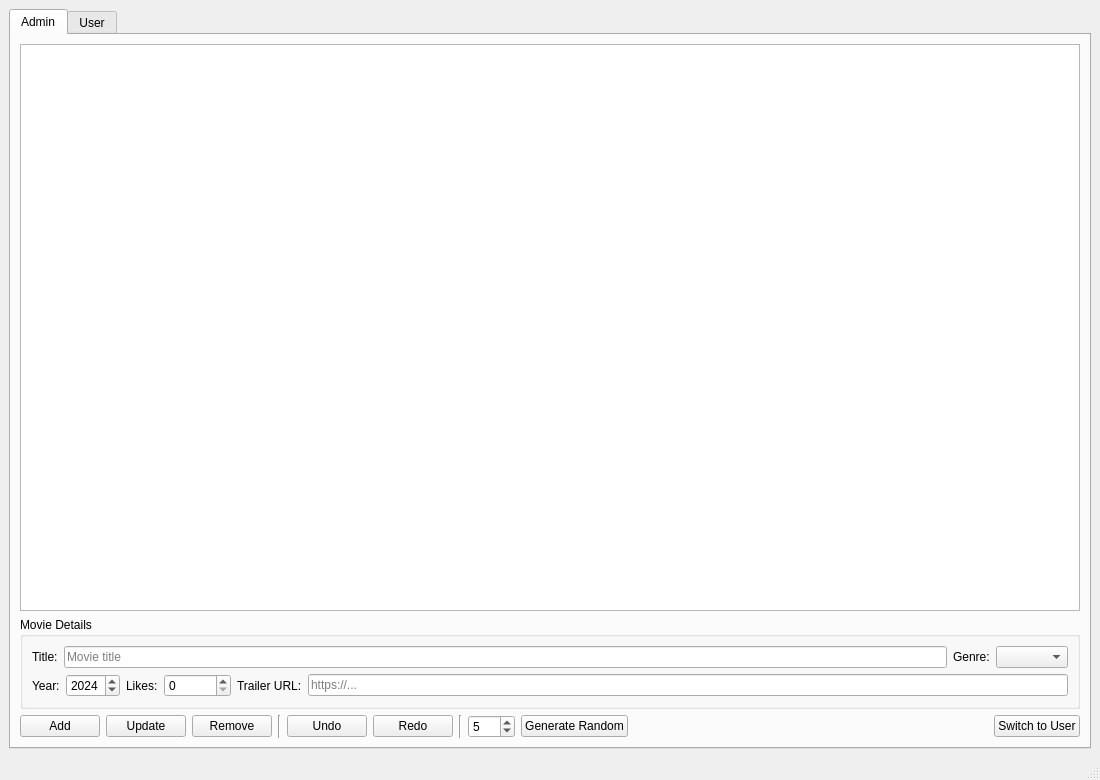
<?xml version="1.0" encoding="UTF-8"?>
<ui version="4.0">
 <class>MainWindow</class>
 <widget class="QMainWindow" name="MainWindow">
  <property name="geometry">
   <rect>
    <x>0</x>
    <y>0</y>
    <width>1100</width>
    <height>780</height>
   </rect>
  </property>
  <property name="windowTitle">
   <string>Movies Manager</string>
  </property>
  <widget class="QWidget" name="centralwidget">
   <layout class="QVBoxLayout" name="centralLayout">
    <item>
     <widget class="QTabWidget" name="tabWidget">

      <!-- ======= ADMIN TAB ======= -->
      <widget class="QWidget" name="adminTab">
       <attribute name="title">
        <string>Admin</string>
       </attribute>
       <layout class="QVBoxLayout" name="adminLayout">
        <item>
         <widget class="QTableWidget" name="moviesTable"/>
        </item>
        <item>
         <widget class="QGroupBox" name="formGroup">
          <property name="title">
           <string>Movie Details</string>
          </property>
          <layout class="QVBoxLayout" name="formGroupLayout">
           <item>
            <layout class="QHBoxLayout" name="formRow1">
             <item>
              <widget class="QLabel" name="titleLabel">
               <property name="text">
                <string>Title:</string>
               </property>
              </widget>
             </item>
             <item>
              <widget class="QLineEdit" name="titleEdit">
               <property name="placeholderText">
                <string>Movie title</string>
               </property>
              </widget>
             </item>
             <item>
              <widget class="QLabel" name="genreLabel">
               <property name="text">
                <string>Genre:</string>
               </property>
              </widget>
             </item>
             <item>
              <widget class="QComboBox" name="genreCombo">
               <property name="minimumWidth">
                <number>140</number>
               </property>
              </widget>
             </item>
            </layout>
           </item>
           <item>
            <layout class="QHBoxLayout" name="formRow2">
             <item>
              <widget class="QLabel" name="yearLabel">
               <property name="text">
                <string>Year:</string>
               </property>
              </widget>
             </item>
             <item>
              <widget class="QSpinBox" name="yearSpin">
               <property name="minimum">
                <number>1888</number>
               </property>
               <property name="maximum">
                <number>2100</number>
               </property>
               <property name="value">
                <number>2024</number>
               </property>
              </widget>
             </item>
             <item>
              <widget class="QLabel" name="likesLabel">
               <property name="text">
                <string>Likes:</string>
               </property>
              </widget>
             </item>
             <item>
              <widget class="QSpinBox" name="likesSpin">
               <property name="maximum">
                <number>9999999</number>
               </property>
              </widget>
             </item>
             <item>
              <widget class="QLabel" name="trailerLabel">
               <property name="text">
                <string>Trailer URL:</string>
               </property>
              </widget>
             </item>
             <item>
              <widget class="QLineEdit" name="trailerEdit">
               <property name="placeholderText">
                <string>https://...</string>
               </property>
              </widget>
             </item>
            </layout>
           </item>
          </layout>
         </widget>
        </item>
        <item>
         <layout class="QHBoxLayout" name="adminButtonsLayout">
          <item>
           <widget class="QPushButton" name="addButton">
            <property name="text">
             <string>Add</string>
            </property>
           </widget>
          </item>
          <item>
           <widget class="QPushButton" name="updateButton">
            <property name="text">
             <string>Update</string>
            </property>
           </widget>
          </item>
          <item>
           <widget class="QPushButton" name="removeButton">
            <property name="text">
             <string>Remove</string>
            </property>
           </widget>
          </item>
          <item>
           <widget class="QFrame" name="vLine1">
            <property name="frameShape">
             <enum>QFrame::VLine</enum>
            </property>
            <property name="frameShadow">
             <enum>QFrame::Sunken</enum>
            </property>
           </widget>
          </item>
          <item>
           <widget class="QPushButton" name="undoButton">
            <property name="text">
             <string>Undo</string>
            </property>
           </widget>
          </item>
          <item>
           <widget class="QPushButton" name="redoButton">
            <property name="text">
             <string>Redo</string>
            </property>
           </widget>
          </item>
          <item>
           <widget class="QFrame" name="vLine2">
            <property name="frameShape">
             <enum>QFrame::VLine</enum>
            </property>
            <property name="frameShadow">
             <enum>QFrame::Sunken</enum>
            </property>
           </widget>
          </item>
          <item>
           <widget class="QSpinBox" name="generateNSpin">
            <property name="minimum">
             <number>1</number>
            </property>
            <property name="maximum">
             <number>100</number>
            </property>
            <property name="value">
             <number>5</number>
            </property>
           </widget>
          </item>
          <item>
           <widget class="QPushButton" name="generateButton">
            <property name="text">
             <string>Generate Random</string>
            </property>
           </widget>
          </item>
          <item>
           <spacer name="adminBtnSpacer">
            <property name="orientation">
             <enum>Qt::Horizontal</enum>
            </property>
            <property name="sizeHint" stdset="0">
             <size>
              <width>40</width>
              <height>20</height>
             </size>
            </property>
           </spacer>
          </item>
          <item>
           <widget class="QPushButton" name="switchToUserButton">
            <property name="text">
             <string>Switch to User</string>
            </property>
           </widget>
          </item>
         </layout>
        </item>
       </layout>
      </widget>

      <!-- ======= USER TAB ======= -->
      <widget class="QWidget" name="userTab">
       <attribute name="title">
        <string>User</string>
       </attribute>
       <layout class="QVBoxLayout" name="userLayout">
        <item>
         <widget class="QGroupBox" name="filterGroup">
          <property name="title">
           <string>Filter</string>
          </property>
          <layout class="QHBoxLayout" name="filterLayout">
           <item>
            <widget class="QLabel" name="filterGenreLabel">
             <property name="text">
              <string>Genre:</string>
             </property>
            </widget>
           </item>
           <item>
            <widget class="QComboBox" name="filterGenreCombo">
             <property name="minimumWidth">
              <number>140</number>
             </property>
            </widget>
           </item>
           <item>
            <widget class="QLabel" name="filterYearLabel">
             <property name="text">
              <string>Year:</string>
             </property>
            </widget>
           </item>
           <item>
            <widget class="QSpinBox" name="filterYearSpin">
             <property name="minimum">
              <number>0</number>
             </property>
             <property name="maximum">
              <number>2100</number>
             </property>
             <property name="specialValueText">
              <string>Any</string>
             </property>
            </widget>
           </item>
           <item>
            <widget class="QComboBox" name="filterDirectionCombo">
             <item>
              <property name="text">
               <string>Any</string>
              </property>
             </item>
             <item>
              <property name="text">
               <string>Before</string>
              </property>
             </item>
             <item>
              <property name="text">
               <string>After</string>
              </property>
             </item>
            </widget>
           </item>
           <item>
            <widget class="QPushButton" name="filterButton">
             <property name="text">
              <string>Filter</string>
             </property>
            </widget>
           </item>
           <item>
            <widget class="QPushButton" name="clearFilterButton">
             <property name="text">
              <string>Clear</string>
             </property>
            </widget>
           </item>
           <item>
            <spacer name="filterSpacer">
             <property name="orientation">
              <enum>Qt::Horizontal</enum>
             </property>
             <property name="sizeHint" stdset="0">
              <size>
               <width>40</width>
               <height>20</height>
              </size>
             </property>
            </spacer>
           </item>
          </layout>
         </widget>
        </item>
        <item>
         <widget class="QTableWidget" name="filteredMoviesTable"/>
        </item>
        <item>
         <layout class="QHBoxLayout" name="userMovieBtnsLayout">
          <item>
           <widget class="QPushButton" name="addToWatchlistButton">
            <property name="text">
             <string>Add to Watchlist</string>
            </property>
           </widget>
          </item>
          <item>
           <spacer name="userMovieBtnSpacer">
            <property name="orientation">
             <enum>Qt::Horizontal</enum>
            </property>
            <property name="sizeHint" stdset="0">
             <size>
              <width>40</width>
              <height>20</height>
             </size>
            </property>
           </spacer>
          </item>
         </layout>
        </item>
        <item>
         <widget class="QLabel" name="watchlistLabel">
          <property name="text">
           <string>Watchlist</string>
          </property>
          <property name="font">
           <font>
            <bold>true</bold>
           </font>
          </property>
         </widget>
        </item>
        <item>
         <widget class="QTableWidget" name="watchlistTable"/>
        </item>
        <item>
         <layout class="QHBoxLayout" name="watchlistBtnsLayout">
          <item>
           <widget class="QPushButton" name="removeFromWatchlistButton">
            <property name="text">
             <string>Remove from Watchlist</string>
            </property>
           </widget>
          </item>
          <item>
           <widget class="QPushButton" name="openWatchlistButton">
            <property name="text">
             <string>Open Watchlist File</string>
            </property>
           </widget>
          </item>
          <item>
           <spacer name="watchlistBtnSpacer">
            <property name="orientation">
             <enum>Qt::Horizontal</enum>
            </property>
            <property name="sizeHint" stdset="0">
             <size>
              <width>40</width>
              <height>20</height>
             </size>
            </property>
           </spacer>
          </item>
          <item>
           <widget class="QPushButton" name="switchToAdminButton">
            <property name="text">
             <string>Switch to Admin</string>
            </property>
           </widget>
          </item>
         </layout>
        </item>
       </layout>
      </widget>

     </widget>
    </item>
   </layout>
  </widget>
  <widget class="QMenuBar" name="menubar">
   <property name="geometry">
    <rect>
     <x>0</x>
     <y>0</y>
     <width>1100</width>
     <height>22</height>
    </rect>
   </property>
  </widget>
  <widget class="QStatusBar" name="statusbar"/>
 </widget>
 <resources/>
 <connections/>
</ui>
